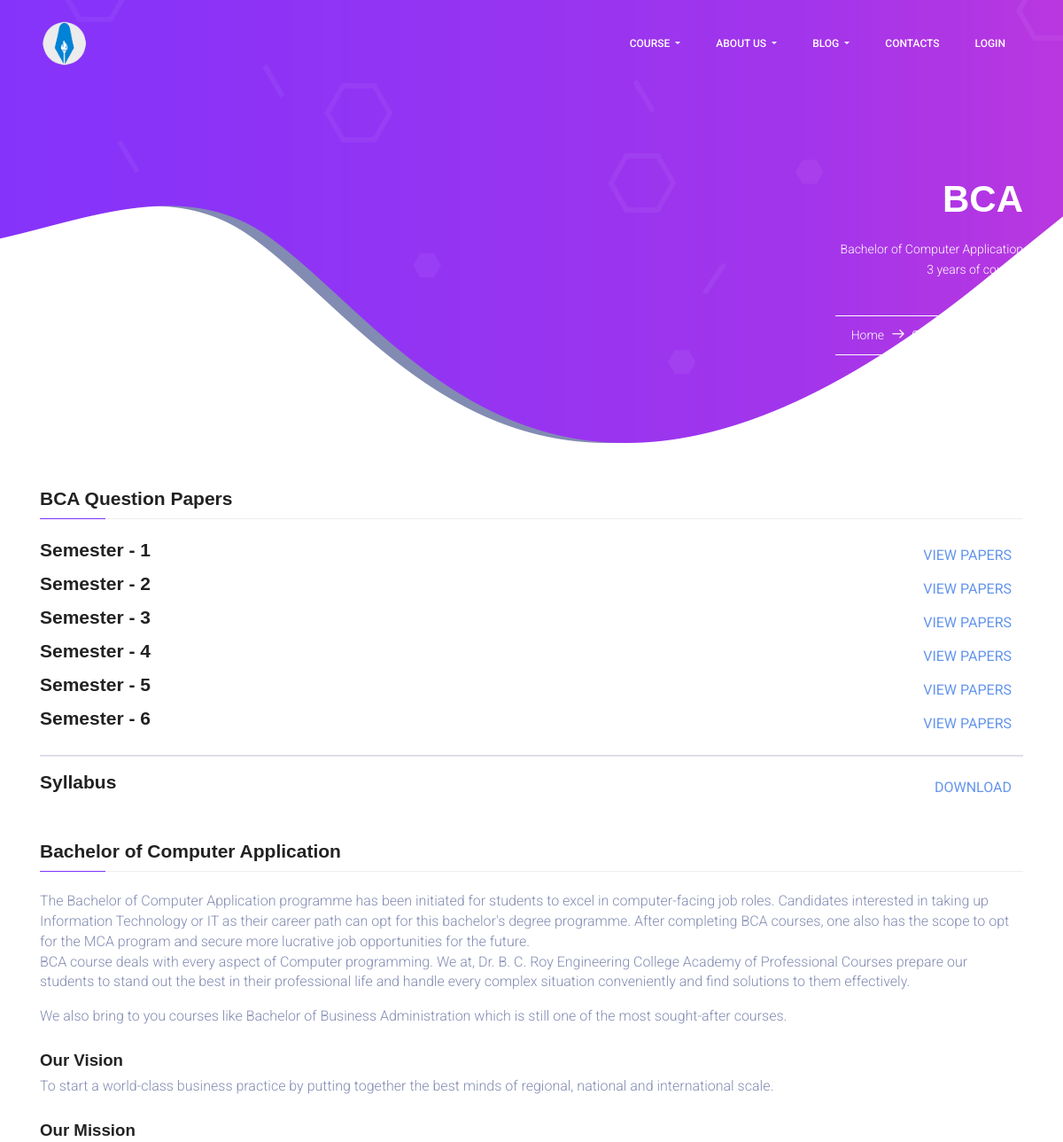
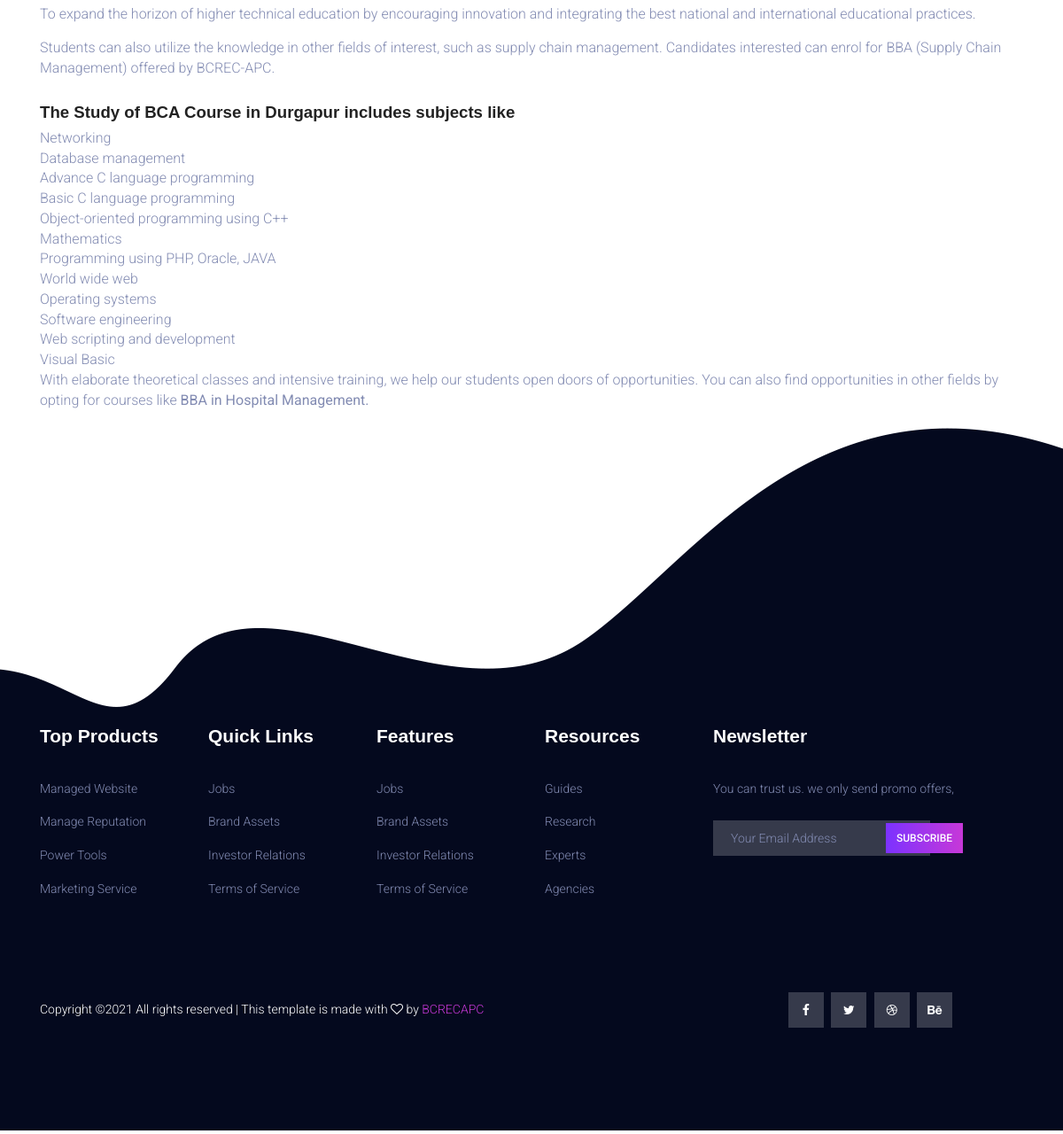
The page /courses/bca/ on the database its author committed (2 pictures, top to bottom).
### courses/models.py (models this page shows, shortened)
class Course(models.Model):
    slug = models.CharField(max_length=50, default="", primary_key=True)
    title = models.CharField(max_length=50, default="")
    about_course = models.TextField(default="")
    image = models.ImageField(upload_to="courses/images", default="")
    description = models.CharField(max_length=100, default="")
    yearsOfCourse = models.IntegerField(default=3)
    pdfs = models.FileField(upload_to="pdfs", default="")

### courses/views.py (the view)
# urls.py: path('<str:slug>/', views.courses_post, name="CoursesPost"),
def courses_post(request, slug):
    course = Course.objects.filter(slug=slug).first()
    context = {'course': course, 'sem': course.yearsOfCourse * 2}
    return render(request, 'courses/courses-details.html', context)

### templates/courses/courses-details.html (shortened to what this page needs)
{% extends "basic.html" %}
{% block banner %}
<section class="banner-area">
    <div class="container">
        <div class="row justify-content-center align-items-center">
            <div class="col-lg-12 banner-right">
                <h1 class="text-white">
                    {{course.title}}
                </h1>
                <p class="mx-auto text-white  mt-20 mb-40">
                    {{ course.description }} <br>
                    {{ course.yearsOfCourse }} years of course.
                </p>
                <div class="link-nav">
                    <span class="box">
                        <a href="/">Home </a>
                        <i class="lnr lnr-arrow-right"></i>
                        <a href="/courses">Courses </a>
                        <i class="lnr lnr-arrow-right"></i>
                        <a href="/courses/{{course.slug}}">{{course.title }}</a>
                    </span>
                </div>
            </div>
        </div>
    </div>
</section>
{% endblock banner %}
{% block body %}
<section class="course-details-area">
    <div class="container">
        <h4 class="title">{{course.title}} Question Papers</h4>
        <div class="content">
            <ul class="course-list">
                {% with ''|center:sem as range %}
                {% for _ in range %}
                <li class="justify-content-between d-flex">
                    <a href="{{forloop.counter}}/">
                        <h4>Semester - {{ forloop.counter }}</h4>
                    </a>
                    <a class="btn text-uppercase link" href="{{forloop.counter}}">VIew
                        Papers</a>
                </li>
                {% endfor %}
                {% endwith %}
            </ul>
            <hr>
            <ul class="course-list">
                <li class="justify-content-between d-flex">
                    <a href="">
                        <h4>Syllabus</h4>
                    </a>
                    <a class="btn text-uppercase link" href="">Download</a>
                </li>
            </ul>
        </div>
</section>
<section class="course-details-area">
    <div class="container">
        <h4 class="title">{{course.description}}</h4>
        <div class="content">
            {{course.about_course|safe}}
        </div>
</section>
{% endblock body %}

### static/css/main.css (style rules this page uses)
body { color: #828bb2; font-family: "Roboto", sans-serif; font-size: 14px; font-weight: 300; line-height: 1.625em; position: relative; }
ol, ul { margin: 0; padding: 0; list-style: none; }
a { -webkit-transition: all 0.3s ease 0s; -moz-transition: all 0.3s ease 0s; -o-transition: all 0.3s ease 0s; transition: all 0.3s ease 0s; }
a, a:focus, a:hover { text-decoration: none; outline: 0; }
h1, h2, h3, h4, h5, h6 { font-family: "Montserrat", sans-serif; color: #222222; line-height: 1.2em; margin-bottom: 0; margin-top: 0; font-weight: 700; }
h1, .h1 { font-size: 36px; }
h2, .h2 { font-size: 30px; }
h4, .h4 { font-size: 18px; }
.mt-20 { margin-top: 20px; }
.mb-40 { margin-bottom: 40px; }
.text-white { color: #fff; }
.banner-area { background: url(../img/banner-bg.png) no-repeat center; background-position: right; min-height: 510px; }
.banner-right { margin-top: 200px; text-align: right; }
.banner-right .box { border-top: 1px solid #fff; border-bottom: 1px solid #fff; padding: 10px 18px; display: inline-block; }
.banner-right .box i { color: #fff; font-size: 14px; margin: 5px; font-weight: 600; }
.banner-right .box a { color: #fff; font-size: 14px; -webkit-transition: all 0.3s ease 0s; -moz-transition: all 0.3s ease 0s; -o-transition: all 0.3s ease 0s; transition: all 0.3s ease 0s; }
.course-details-area .title { font-size: 21px; border: none; cursor: pointer; margin-top: 40px; border-bottom: 1px solid #eeeeee; position: relative; padding-bottom: 10px; margin-bottom: 22px; }
.course-details-area .title:after { content: ""; position: absolute; left: 0; bottom: -1px; height: 1px; width: 74px; background: #7c32ff; }
h1 { font-size: 42px; }
h2 { font-size: 30px; }
h4 { font-size: 21px; }
h1, h2, h3, h4, h5, h6 { line-height: 1.2em; }
.link { color: cornflowerblue !important; }

### rows shown on the page
Course: title "BCA", description "Bachelor of Computer Application", yearsOfCourse "3", about_course "The Bachelor of Computer Application programme has been initiated for students to excel in computer-facing job roles. Candidates interested in taking up Information Technology or IT as their career path can opt for this bachelor's degree programme. After completing BCA courses, one also has the scope to opt for the MCA program and secure more lucrative job opportunities for the future. BCA course deals with every aspect of Computer programming. We at, Dr. B. C. Roy Engineering College Academy of Professional Courses prepare our students to stand out the best in their professional life and handle every complex situation conveniently and find solutions to them effectively. We also bring to…"
